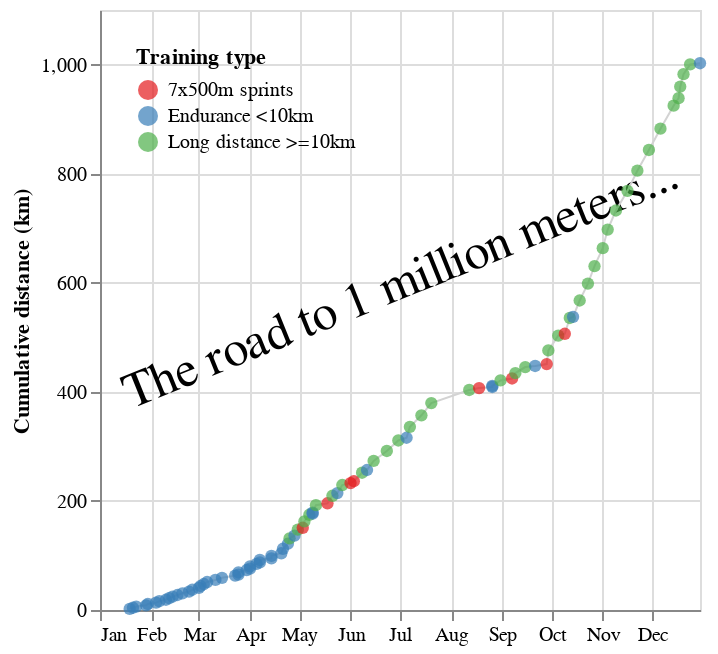

Source (notebook cell):
### Code cell
#| echo: false

generate_cumul_distance(online=False, height=300, width=500)

### Figure 1 — Vega-Lite specification as saved in the notebook (floating-point values rounded to 4 significant figures)
{"config": {"view": {"continuousWidth": 300, "continuousHeight": 300}}, "layer": [{"data": {"name": "data-8402b83694384f492b1f05d001378dfa"}, "mark": {"type": "text", "align": "center", "angle": 338, "baseline": "middle", "fontSize": 25}, "encoding": {"text": {"field": "text", "type": "nominal"}, "x": {"field": "x", "type": "temporal"}, "y": {"field": "y", "title": "Cumulative distance (km)", "type": "quantitative"}}}, {"data": {"name": "data-1e8698f6f72bb5c8b56467cf77d502e7"}, "mark": {"type": "line", "color": "lightgrey", "strokeWidth": {"expr": "1"}}, "encoding": {"tooltip": [{"field": "Date", "format": "%d %b %Y", "title": "Date", "type": "temporal"}, {"field": "Distance", "title": "Distance (km)", "type": "quantitative"}, {"field": "Cumulative distance (km)", "title": "Cumulative distance (km)", "type": "quantitative"}], "x": {"axis": {"format": "%b"}, "field": "Date", "scale": {"domainMin": {"day": 1, "month": 1, "year": 2024}}, "title": null, "type": "temporal"}, "y": {"axis": {"tickCount": 5}, "field": "Cumulative distance (km)", "type": "quantitative"}}}, {"data": {"name": "data-1e8698f6f72bb5c8b56467cf77d502e7"}, "mark": {"type": "point", "filled": true, "size": 38}, "encoding": {"color": {"field": "Training type", "legend": {"orient": "top-left"}, "scale": {"scheme": "set1"}, "type": "nominal"}, "tooltip": [{"field": "Date", "format": "%d %b %Y", "title": "Date", "type": "temporal"}, {"field": "Distance", "title": "Distance (km)", "type": "quantitative"}, {"field": "Cumulative distance (km)", "title": "Cumulative distance (km)", "type": "quantitative"}], "x": {"field": "Date", "scale": {"domainMin": {"day": 1, "month": 1, "year": 2024}}, "title": null, "type": "temporal"}, "y": {"axis": {"tickCount": 5}, "field": "Cumulative distance (km)", "type": "quantitative"}}}], "height": 300, "width": "container", "$schema": "https://vega.github.io/schema/vega-lite/v5.20.1.json", "datasets": {"data-8402b83694384f492b1f05d001378dfa": [{"x": "1-1-2024", "y": 0, "text": ""}, {"x": "7-1-2024", "y": 600, "text": "The road to 1 million meters..."}, {"x": "11-1-2024", "y": 0, "text": ""}], "data-1e8698f6f72bb5c8b56467cf77d502e7": [{"Date": "2024-01-19", "Cumulative distance (km)": 2.0, "Distance": 2.0, "Training type": "Endurance <10km"}, {"Date": "2024-01-21", "Cumulative distance (km)": 4.1, "Distance": 2.1, "Training type": "Endurance <10km"}, {"Date": "2024-01-23", "Cumulative distance (km)": 6.3, "Distance": 2.2, "Training type": "Endurance <10km"}, {"Date": "2024-01-29", "Cumulative distance (km)": 8.6, "Distance": 2.3, "Training type": "Endurance <10km"}, {"Date": "2024-01-30", "Cumulative distance (km)": 11.0, "Distance": 2.4, "Training type": "Endurance <10km"}, {"Date": "2024-02-04", "Cumulative distance (km)": 13.5, "Distance": 2.5, "Training type": "Endurance <10km"}, {"Date": "2024-02-06", "Cumulative distance (km)": 16.1, "Distance": 2.6, "Training type": "Endurance <10km"}, {"Date": "2024-02-10", "Cumulative distance (km)": 18.8, "Distance": 2.7, "Training type": "Endurance <10km"}, {"Date": "2024-02-12", "Cumulative distance (km)": 21.6, "Distance": 2.8, "Training type": "Endurance <10km"}, {"Date": "2024-02-14", "Cumulative distance (km)": 24.5, "Distance": 2.9, "Training type": "Endurance <10km"}, {"Date": "2024-02-17", "Cumulative distance (km)": 27.5, "Distance": 3.0, "Training type": "Endurance <10km"}, {"Date": "2024-02-20", "Cumulative distance (km)": 30.6, "Distance": 3.1, "Training type": "Endurance <10km"}, {"Date": "2024-02-24", "Cumulative distance (km)": 33.8, "Distance": 3.2, "Training type": "Endurance <10km"}, {"Date": "2024-02-26", "Cumulative distance (km)": 37.1, "Distance": 3.3, "Training type": "Endurance <10km"}, {"Date": "2024-03-01", "Cumulative distance (km)": 40.5, "Distance": 3.4, "Training type": "Endurance <10km"}, {"Date": "2024-03-02", "Cumulative distance (km)": 44.0, "Distance": 3.5, "Training type": "Endurance <10km"}, {"Date": "2024-03-04", "Cumulative distance (km)": 47.6, "Distance": 3.6, "Training type": "Endurance <10km"}, {"Date": "2024-03-06", "Cumulative distance (km)": 51.3, "Distance": 3.7, "Training type": "Endurance <10km"}, {"Date": "2024-03-11", "Cumulative distance (km)": 55.1, "Distance": 3.8, "Training type": "Endurance <10km"}, {"Date": "2024-03-15", "Cumulative distance (km)": 59.0, "Distance": 3.9, "Training type": "Endurance <10km"}, {"Date": "2024-03-23", "Cumulative distance (km)": 63.0, "Distance": 4.0, "Training type": "Endurance <10km"}, {"Date": "2024-03-25", "Cumulative distance (km)": 65.0, "Distance": 2.0, "Training type": "Endurance <10km"}, {"Date": "2024-03-25", "Cumulative distance (km)": 69.1, "Distance": 4.1, "Training type": "Endurance <10km"}, {"Date": "2024-03-30", "Cumulative distance (km)": 73.3, "Distance": 4.2, "Training type": "Endurance <10km"}, {"Date": "2024-04-01", "Cumulative distance (km)": 75.8, "Distance": 2.5, "Training type": "Endurance <10km"}, {"Date": "2024-04-01", "Cumulative distance (km)": 80.1, "Distance": 4.3, "Training type": "Endurance <10km"}, {"Date": "2024-04-05", "Cumulative distance (km)": 84.5, "Distance": 4.4, "Training type": "Endurance <10km"}, {"Date": "2024-04-07", "Cumulative distance (km)": 87.2, "Distance": 2.7, "Training type": "Endurance <10km"}, {"Date": "2024-04-07", "Cumulative distance (km)": 91.7, "Distance": 4.5, "Training type": "Endurance <10km"}, {"Date": "2024-04-14", "Cumulative distance (km)": 94.7, "Distance": 3.0, "Training type": "Endurance <10km"}, {"Date": "2024-04-14", "Cumulative distance (km)": 99.3, "Distance": 4.6, "Training type": "Endurance <10km"}, {"Date": "2024-04-20", "Cumulative distance (km)": 104.0, "Distance": 4.7, "Training type": "Endurance <10km"}, {"Date": "2024-04-21", "Cumulative distance (km)": 112.2, "Distance": 8.228, "Training type": "Endurance <10km"}, {"Date": "2024-04-24", "Cumulative distance (km)": 121.5, "Distance": 9.225, "Training type": "Endurance <10km"}, {"Date": "2024-04-25", "Cumulative distance (km)": 131.5, "Distance": 10.0, "Training type": "Long distance >=10km"}, {"Date": "2024-04-28", "Cumulative distance (km)": 136.5, "Distance": 5.0, "Training type": "Endurance <10km"}, {"Date": "2024-04-30", "Cumulative distance (km)": 147.3, "Distance": 10.8, "Training type": "Long distance >=10km"}, {"Date": "2024-05-03", "Cumulative distance (km)": 150.8, "Distance": 3.5, "Training type": "7x500m sprints"}, {"Date": "2024-05-04", "Cumulative distance (km)": 162.3, "Distance": 11.6, "Training type": "Long distance >=10km"}, {"Date": "2024-05-07", "Cumulative distance (km)": 174.6, "Distance": 12.22, "Training type": "Long distance >=10km"}, {"Date": "2024-05-09", "Cumulative distance (km)": 176.6, "Distance": 2.0, "Training type": "Endurance <10km"}, {"Date": "2024-05-09", "Cumulative distance (km)": 178.6, "Distance": 2.0, "Training type": "Endurance <10km"}, {"Date": "2024-05-11", "Cumulative distance (km)": 192.1, "Distance": 13.57, "Training type": "Long distance >=10km"}, {"Date": "2024-05-18", "Cumulative distance (km)": 195.6, "Distance": 3.5, "Training type": "7x500m sprints"}, {"Date": "2024-05-21", "Cumulative distance (km)": 209.4, "Distance": 13.77, "Training type": "Long distance >=10km"}, {"Date": "2024-05-24", "Cumulative distance (km)": 214.4, "Distance": 5.0, "Training type": "Endurance <10km"}, {"Date": "2024-05-27", "Cumulative distance (km)": 229.1, "Distance": 14.71, "Training type": "Long distance >=10km"}, {"Date": "2024-06-01", "Cumulative distance (km)": 232.6, "Distance": 3.5, "Training type": "7x500m sprints"}, {"Date": "2024-06-03", "Cumulative distance (km)": 236.1, "Distance": 3.5, "Training type": "7x500m sprints"}, {"Date": "2024-06-08", "Cumulative distance (km)": 251.7, "Distance": 15.57, "Training type": "Long distance >=10km"}, {"Date": "2024-06-11", "Cumulative distance (km)": 256.7, "Distance": 5.0, "Training type": "Endurance <10km"}, {"Date": "2024-06-15", "Cumulative distance (km)": 273.4, "Distance": 16.67, "Training type": "Long distance >=10km"}, {"Date": "2024-06-23", "Cumulative distance (km)": 291.5, "Distance": 18.19, "Training type": "Long distance >=10km"}, {"Date": "2024-06-30", "Cumulative distance (km)": 310.8, "Distance": 19.25, "Training type": "Long distance >=10km"}, {"Date": "2024-07-05", "Cumulative distance (km)": 315.8, "Distance": 5.0, "Training type": "Endurance <10km"}, {"Date": "2024-07-07", "Cumulative distance (km)": 335.8, "Distance": 20.0, "Training type": "Long distance >=10km"}, {"Date": "2024-07-14", "Cumulative distance (km)": 356.9, "Distance": 21.1, "Training type": "Long distance >=10km"}, {"Date": "2024-07-20", "Cumulative distance (km)": 379.4, "Distance": 22.5, "Training type": "Long distance >=10km"}, {"Date": "2024-08-12", "Cumulative distance (km)": 403.4, "Distance": 24.0, "Training type": "Long distance >=10km"}, {"Date": "2024-08-18", "Cumulative distance (km)": 406.9, "Distance": 3.5, "Training type": "7x500m sprints"}, {"Date": "2024-08-26", "Cumulative distance (km)": 408.9, "Distance": 2.0, "Training type": "Endurance <10km"}, {"Date": "2024-08-26", "Cumulative distance (km)": 410.9, "Distance": 2.0, "Training type": "Endurance <10km"}, {"Date": "2024-08-31", "Cumulative distance (km)": 420.9, "Distance": 10.0, "Training type": "Long distance >=10km"}, {"Date": "2024-09-07", "Cumulative distance (km)": 424.4, "Distance": 3.5, "Training type": "7x500m sprints"}, {"Date": "2024-09-09", "Cumulative distance (km)": 434.4, "Distance": 10.0, "Training type": "Long distance >=10km"}, {"Date": "2024-09-15", "Cumulative distance (km)": 445.4, "Distance": 11.0, "Training type": "Long distance >=10km"}, {"Date": "2024-09-21", "Cumulative distance (km)": 447.4, "Distance": 2.0, "Training type": "Endurance <10km"}, {"Date": "2024-09-28", "Cumulative distance (km)": 450.9, "Distance": 3.5, "Training type": "7x500m sprints"}, {"Date": "2024-09-29", "Cumulative distance (km)": 475.9, "Distance": 25.0, "Training type": "Long distance >=10km"}, {"Date": "2024-10-05", "Cumulative distance (km)": 502.9, "Distance": 27.0, "Training type": "Long distance >=10km"}, {"Date": "2024-10-09", "Cumulative distance (km)": 506.4, "Distance": 3.5, "Training type": "7x500m sprints"}, {"Date": "2024-10-12", "Cumulative distance (km)": 535.4, "Distance": 29.0, "Training type": "Long distance >=10km"}, {"Date": "2024-10-14", "Cumulative distance (km)": 537.4, "Distance": 2.0, "Training type": "Endurance <10km"}, {"Date": "2024-10-18", "Cumulative distance (km)": 567.4, "Distance": 30.0, "Training type": "Long distance >=10km"}, {"Date": "2024-10-23", "Cumulative distance (km)": 598.4, "Distance": 31.0, "Training type": "Long distance >=10km"}, {"Date": "2024-10-27", "Cumulative distance (km)": 630.4, "Distance": 32.0, "Training type": "Long distance >=10km"}, {"Date": "2024-11-01", "Cumulative distance (km)": 663.4, "Distance": 33.0, "Training type": "Long distance >=10km"}, {"Date": "2024-11-04", "Cumulative distance (km)": 697.4, "Distance": 34.0, "Training type": "Long distance >=10km"}, {"Date": "2024-11-09", "Cumulative distance (km)": 732.4, "Distance": 35.0, "Training type": "Long distance >=10km"}, {"Date": "2024-11-16", "Cumulative distance (km)": 768.4, "Distance": 36.0, "Training type": "Long distance >=10km"}, {"Date": "2024-11-22", "Cumulative distance (km)": 805.4, "Distance": 37.0, "Training type": "Long distance >=10km"}, {"Date": "2024-11-29", "Cumulative distance (km)": 843.4, "Distance": 38.0, "Training type": "Long distance >=10km"}, {"Date": "2024-12-06", "Cumulative distance (km)": 882.4, "Distance": 39.0, "Training type": "Long distance >=10km"}, {"Date": "2024-12-14", "Cumulative distance (km)": 924.6, "Distance": 42.2, "Training type": "Long distance >=10km"}, {"Date": "2024-12-17", "Cumulative distance (km)": 938.3, "Distance": 13.68, "Training type": "Long distance >=10km"}, {"Date": "2024-12-18", "Cumulative distance (km)": 959.4, "Distance": 21.1, "Training type": "Long distance >=10km"}, {"Date": "2024-12-20", "Cumulative distance (km)": 982.4, "Distance": 23.03, "Training type": "Long distance >=10km"}, {"Date": "2024-12-24", "Cumulative distance (km)": 1000.0, "Distance": 18.0, "Training type": "Long distance >=10km"}, {"Date": "2024-12-30", "Cumulative distance (km)": 1002.0, "Distance": 2.0, "Training type": "Endurance <10km"}]}}
